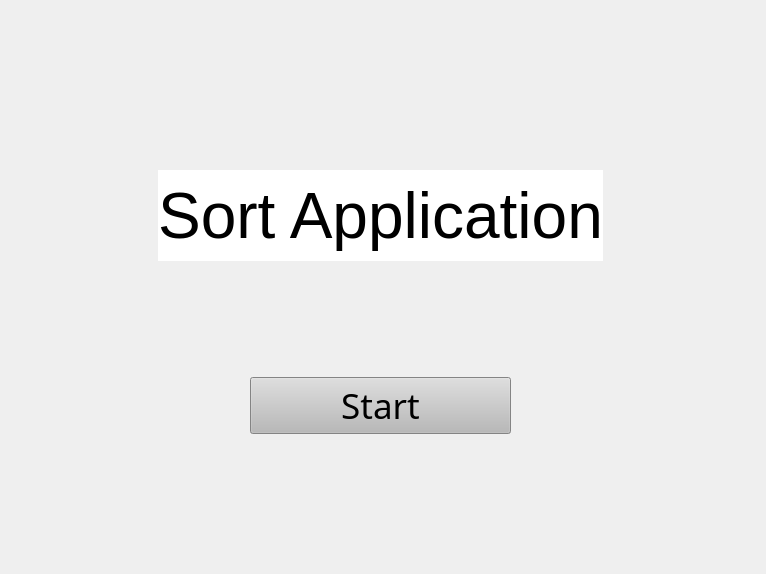
<?xml version="1.0" encoding="UTF-8"?>
<ui version="4.0">
 <class>main_app</class>
 <widget class="QWidget" name="main_app">
  <property name="geometry">
   <rect>
    <x>0</x>
    <y>0</y>
    <width>766</width>
    <height>574</height>
   </rect>
  </property>
  <property name="windowTitle">
   <string>Form</string>
  </property>
  <widget class="QWidget" name="">
   <property name="geometry">
    <rect>
     <x>0</x>
     <y>170</y>
     <width>761</width>
     <height>91</height>
    </rect>
   </property>
   <layout class="QHBoxLayout" name="horizontalLayout">
    <item>
     <spacer name="horizontalSpacer">
      <property name="orientation">
       <enum>Qt::Orientation::Horizontal</enum>
      </property>
      <property name="sizeHint" stdset="0">
       <size>
        <width>40</width>
        <height>20</height>
       </size>
      </property>
     </spacer>
    </item>
    <item>
     <widget class="QLabel" name="lbl_main_app">
      <property name="sizePolicy">
       <sizepolicy hsizetype="Preferred" vsizetype="Preferred">
        <horstretch>0</horstretch>
        <verstretch>0</verstretch>
       </sizepolicy>
      </property>
      <property name="font">
       <font>
        <pointsize>48</pointsize>
       </font>
      </property>
      <property name="layoutDirection">
       <enum>Qt::LayoutDirection::LeftToRight</enum>
      </property>
      <property name="styleSheet">
       <string notr="true">color: rgb(0, 0, 0);
background-color: rgb(255, 255, 255);</string>
      </property>
      <property name="text">
       <string>Sort Application</string>
      </property>
      <property name="alignment">
       <set>Qt::AlignmentFlag::AlignCenter</set>
      </property>
     </widget>
    </item>
    <item>
     <spacer name="horizontalSpacer_2">
      <property name="orientation">
       <enum>Qt::Orientation::Horizontal</enum>
      </property>
      <property name="sizeHint" stdset="0">
       <size>
        <width>40</width>
        <height>20</height>
       </size>
      </property>
     </spacer>
    </item>
   </layout>
  </widget>
  <widget class="QWidget" name="">
   <property name="geometry">
    <rect>
     <x>0</x>
     <y>360</y>
     <width>761</width>
     <height>91</height>
    </rect>
   </property>
   <layout class="QHBoxLayout" name="horizontalLayout_2">
    <item>
     <spacer name="horizontalSpacer_3">
      <property name="orientation">
       <enum>Qt::Orientation::Horizontal</enum>
      </property>
      <property name="sizeType">
       <enum>QSizePolicy::Policy::Fixed</enum>
      </property>
      <property name="sizeHint" stdset="0">
       <size>
        <width>250</width>
        <height>20</height>
       </size>
      </property>
     </spacer>
    </item>
    <item>
     <widget class="QPushButton" name="btn_main_start">
      <property name="font">
       <font>
        <family>Rockwell</family>
        <pointsize>26</pointsize>
       </font>
      </property>
      <property name="cursor">
       <cursorShape>PointingHandCursor</cursorShape>
      </property>
      <property name="styleSheet">
       <string notr="true">background-color: rgb(85, 85, 255);
background-color: rgb(185, 185, 185);
</string>
      </property>
      <property name="text">
       <string>Start</string>
      </property>
     </widget>
    </item>
    <item>
     <spacer name="horizontalSpacer_4">
      <property name="orientation">
       <enum>Qt::Orientation::Horizontal</enum>
      </property>
      <property name="sizeType">
       <enum>QSizePolicy::Policy::Fixed</enum>
      </property>
      <property name="sizeHint" stdset="0">
       <size>
        <width>250</width>
        <height>20</height>
       </size>
      </property>
     </spacer>
    </item>
   </layout>
  </widget>
 </widget>
 <resources/>
 <connections/>
</ui>
